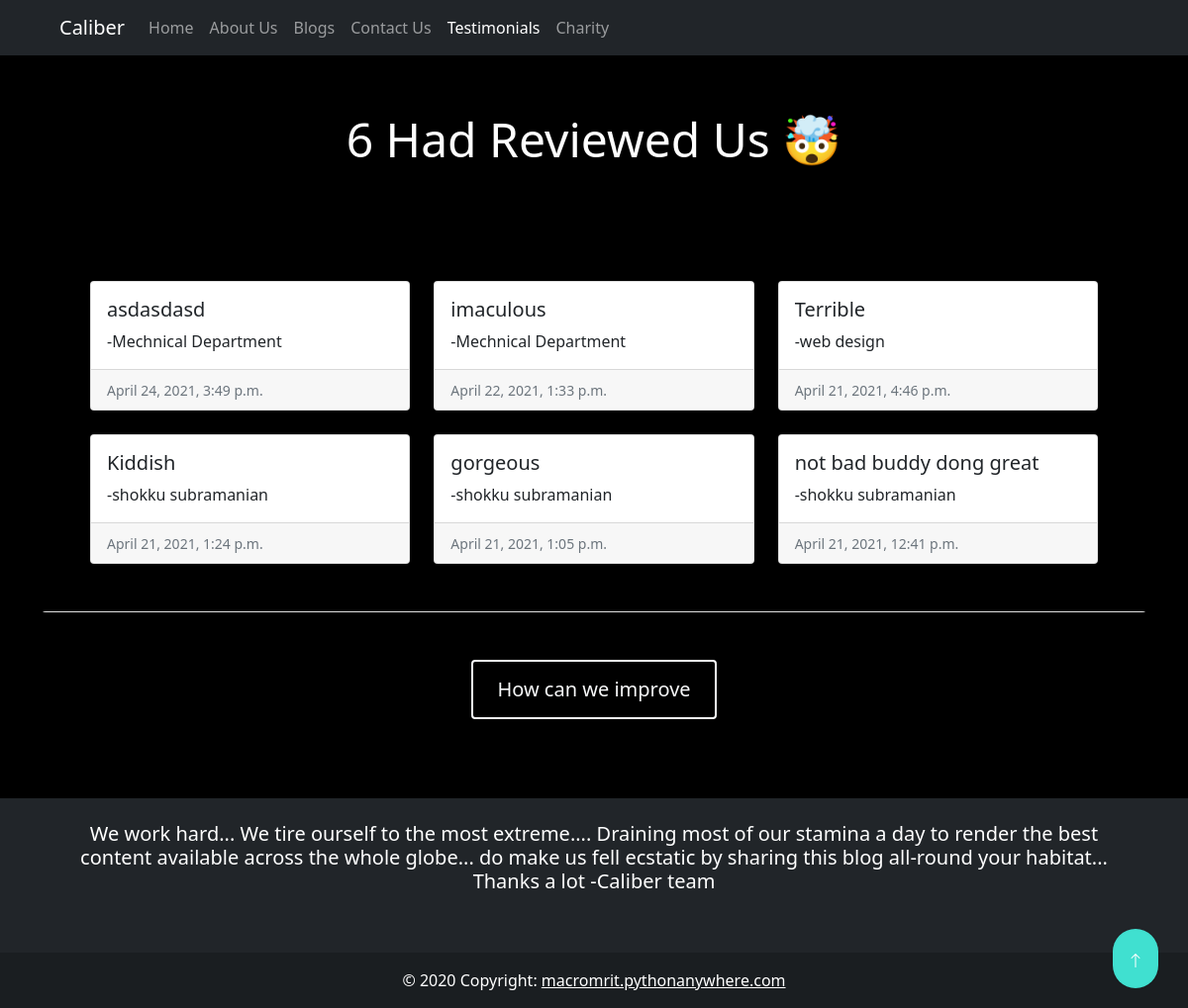
The app's page /reviewsreaders/ with its own data.
### main/models.py (models this page shows, shortened)
class Testimonials(models.Model):
    name = models.CharField(max_length=200)
    score = models.CharField(max_length=3, blank=True)
    time = models.DateTimeField(auto_now_add=True)
    desc = models.TextField()
    usr_time = models.DateField(auto_now_add=True)

### main/views.py (the view)
# urls.py: path('reviewsreaders/', views.reviewreaders, name="reviewreaders"),
def reviewreaders(request):
    reviews = Testimonials.objects.order_by('-time')
    context={"reviews": reviews}
    return render(request, 'main/review_reader.html', context)

### templates/main/review_reader.html (shortened to what this page needs)
{% extends 'main/base.html' %}
{% block testimonials %}active{% endblock %}
{% block content %}
<div class="container my-5 pt-3 pb-3">
<h1 class="text-center pt-5 mb-3" style="color:white;font-size:4vw;">{{ reviews.count }} Had Reviewed Us 🤯</h1>
<hr class="mt-0 mb-5" style="color:black;">
<div class="card my-5">
<div class="row row-cols-1 row-cols-md-3 g-4 px-5 py-5" style="background-color:black;">
{% for review in reviews %}
  <div class="col">
     <div class="card h-100">
      <div class="card-body">
        <h5 class="card-title">{{ review.desc }}</h5>
        <p class="card-text">-{{ review.name }}</p>
      </div>
      <div class="card-footer">
        <small class="text-muted">{{ review.time }}</small>
      </div>
    </div>
  </div>
{% endfor %}
</div>
</div>
<div class="text-center my-3">
<a href="{% url 'review' %}"> <button  class="btn btn-outline-light py-2 pt-3 px-4" style="border: 2px solid"><h5>How can we improve</h5></button></a>
</div>
</div>
{% endblock %}

### templates/main/base.html (shortened to what this page needs)
{% load static %}
<!doctype html>
<html lang="en">
  <head>
    <link href="https://cdn.jsdelivr.net/npm/bootstrap@5.0.0-beta3/dist/css/bootstrap.min.css" rel="stylesheet">
  </head>
  <body class="text-justify-lg" style="background-color: black;">
  <button onclick="topFunction()" id="myBtn" title="Go to top"><b><svg xmlns="http://www.w3.org/2000/svg" width="16" height="16" fill="currentColor" class="bi bi-arrow-up" viewBox="0 0 16 16">
  <path fill-rule="evenodd" d="M8 15a.5.5 0 0 0 .5-.5V2.707l3.146 3.147a.5.5 0 0 0 .708-.708l-4-4a.5.5 0 0 0-.708 0l-4 4a.5.5 0 1 0 .708.708L7.5 2.707V14.5a.5.5 0 0 0 .5.5z"/>
</svg></b></button>
<nav class="navbar navbar-expand-lg navbar-dark bg-dark fixed-top px-5">
  <div class="container-fluid">
    <a class="navbar-brand" href="{% url 'home' %}">Caliber</a>
    <div class="collapse navbar-collapse" id="navbarSupportedContent">
      <ul class="navbar-nav me-auto mb-2 mb-lg-0">
        <li class="nav-item">
          <a class="nav-link {% block home %}{% endblock %}" aria-current="page" href="{% url 'home' %}">Home</a>
        </li>
        <li class="nav-item">
          <a class="nav-link {% block about %}{% endblock %}" aria-current="page" href="{% url 'about' %}">About Us</a>
        </li>
        <li class="nav-item">
          <a class="nav-link {% block blogs %}{% endblock %}" aria-current="page" href="{% url 'details:all_blogs' %}">Blogs</a>
        </li>
        <li class="nav-item">
          <a class="nav-link {% block contact %}{% endblock %}" aria-current="page" href="{% url 'contact' %}">Contact Us</a>
        </li>
        <li class="nav-item">
          <a class="nav-link {% block testimonials %}{% endblock %}" aria-current="page" href="{% url 'reviewreaders' %}">Testimonials</a>
        </li>
        <li class="nav-item">
          <a class="nav-link {% block charity %}{% endblock %}" aria-current="page" href="{% url 'charity' %}">Charity</a>
        </li>
      </ul>
    </div>
  </div>
</nav>
{% block content%} {% endblock %}
<footer class="bg-dark text-center text-white bottom">
  <div class="container p-4">
    <section class="mb-1 pb-4">
      <p class="h5">
        We work hard... We tire ourself to the most extreme.... Draining most of our stamina a day to render the best content available across the whole globe... do make us fell ecstatic by sharing this blog all-round your habitat... Thanks a lot -Caliber team
      </p>
    </section>
  </div>
  <div class="text-center p-3" style="background-color: rgba(0, 0, 0, 0.2);">
    © 2020 Copyright:
    <a class="text-white" href="https://macromrit.pythonanywhere.com/" target="_blank">macromrit.pythonanywhere.com</a>
  </div>
</footer>
  </body>
</html>

### templates/main/base.html (style rules this page uses)
#myBtn { position: fixed; bottom: 20px; right: 30px; z-index: 99; font-size: 20px; border: none; outline: none; background-color: #40E0D0; color: white; cursor: pointer; padding: 15px; border-radius: 50px; }

### records on screen
Testimonials: desc "asdasdasd", name "Mechnical Department", time "April 24, 2021, 3:49 p.m."
Testimonials: desc "imaculous", name "Mechnical Department", time "April 22, 2021, 1:33 p.m."
Testimonials: desc "Terrible", name "web design", time "April 21, 2021, 4:46 p.m."
Testimonials: desc "Kiddish", name "shokku subramanian", time "April 21, 2021, 1:24 p.m."
Testimonials: desc "gorgeous", name "shokku subramanian", time "April 21, 2021, 1:05 p.m."
Testimonials: desc "not bad buddy dong great", name "shokku subramanian", time "April 21, 2021, 12:41 p.m."

### other values on screen
{{ reviews.count }} "6"
